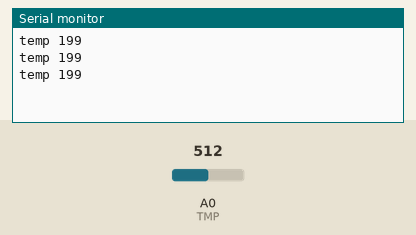
This sketch was run on a simulated Arduino Uno, built with avr-gcc and run on an emulated ATmega328P. Parts: the last lines printed to the serial monitor. Inputs (shaded band) come from the test bench; at power-on: A0 (TMP) = 512.

Above: at 1.3 s.
1.4 s: A0 (TMP) set to 716
At 1.9 s:
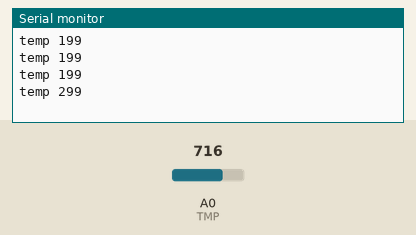
2.9 s: A0 (TMP) set to 900
At 3.3 s:
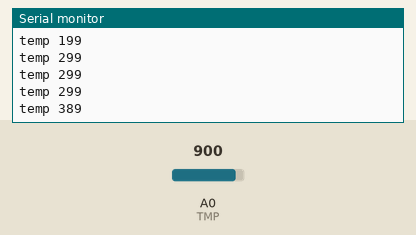
Timing chart, 0 to 5.9 s (numbered marks = the images above; inputs shaded):
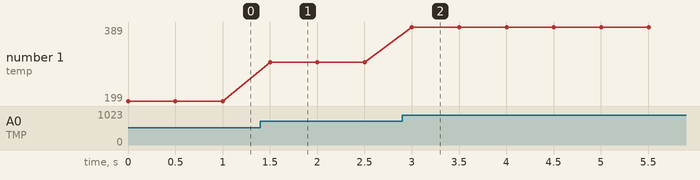

The sketch:

code.ino
```cpp
#define TMP A0
#define DELAY_TIME 500

void setup()
{
    Serial.begin(115200);
    pinMode(TMP, INPUT);
}

void loop()
{
    int raw_val = analogRead(TMP);
    // Serial.print("raw ");
    // Serial.println(raw_val);
    // int temp = (raw_val / 1023.0) * 500;
    int temp = (raw_val * 4.88) / 10 - 50;
    Serial.print("temp ");
    Serial.println(temp);

    delay(DELAY_TIME);
}
```

Measured:
- after the input at 1.4 s, the serial monitor: prints a new line after 0.10 s (image 1)
- after the input at 2.9 s, the serial monitor: prints a new line after 0.10 s (image 2)
- plotted number 1: 199 → 299 after the input at 1.4 s, 299 → 389 after the input at 2.9 s
